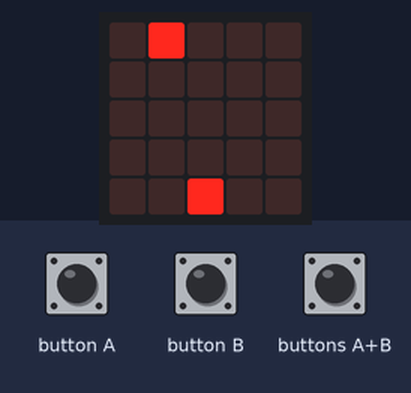
This program was run on a simulated BBC micro:bit (MakeCode). Shown: the board's 5×5 LED display. Inputs (shaded band) come from the test bench. Random numbers come from a fixed seed.

Above: at 8.7 s.
8.8 s: button A pressed for 0.15 s
At 9.3 s:
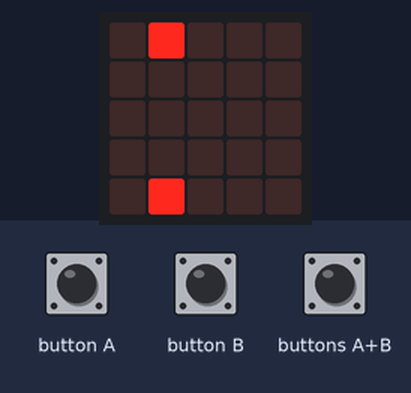
10.4 s: buttons A+B pressed for 0.15 s
At 11.7 s:
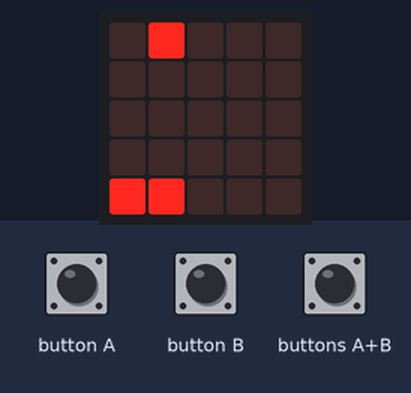
12.0 s: button B pressed for 0.15 s
At 12.9 s:
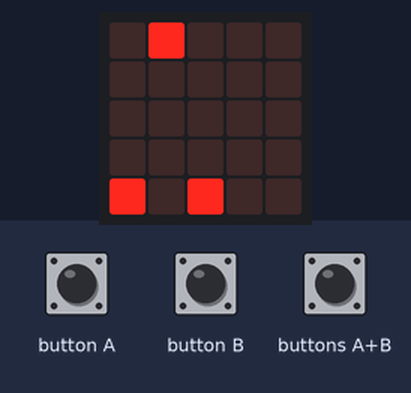
13.6 s: button A pressed for 0.15 s
At 14.2 s:
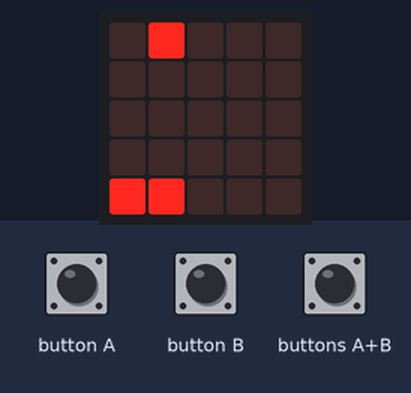
16.7 s: button B pressed for 0.15 s
At 18.81 s:
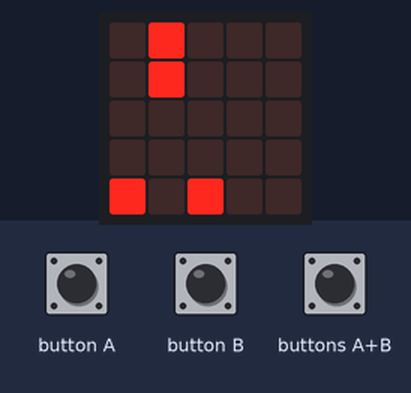
19.8 s: button B pressed for 0.15 s
At 21.3 s:
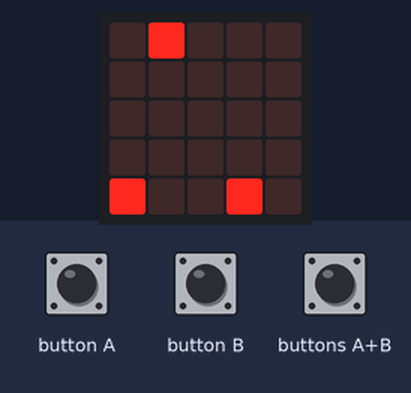
Timing chart, 0 to 22.8 s (numbered marks = the images above; inputs shaded):
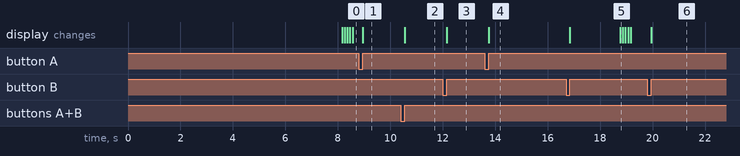

The program:

main.ts
```typescript
input.onButtonPressed(Button.A, function () {
    Spacship.change(LedSpriteProperty.X, -1)
})
input.onButtonPressed(Button.AB, function () {
    Bu = game.createSprite(Spacship.get(LedSpriteProperty.X), Spacship.get(LedSpriteProperty.Y))
    for (let index = 0; index < 4; index++) {
        Bu.move(-4)
        basic.pause(500)
    }
    if (Bu.isTouching(alien)) {
        game.addScore(1)
        alien.set(LedSpriteProperty.X, randint(0, 4))
    }
})
input.onButtonPressed(Button.B, function () {
    Spacship.change(LedSpriteProperty.X, 1)
})
let alien_bullet: game.LedSprite = null
let shoot = 0
let Bu: game.LedSprite = null
let alien: game.LedSprite = null
let Spacship: game.LedSprite = null
Spacship = game.createSprite(2, 4)
alien = game.createSprite(randint(0, 4), 0)
basic.forever(function () {
    shoot = randint(0, 4)
    if (shoot == 1) {
        alien_bullet = game.createSprite(alien.get(LedSpriteProperty.X), alien.get(LedSpriteProperty.Y))
        for (let index = 0; index < 4; index++) {
            alien_bullet.change(LedSpriteProperty.Y, 1)
            basic.pause(100)
        }
        if (alien_bullet.isTouching(Spacship)) {
            game.removeLife(1)
        }
        alien_bullet.delete()
    }
    basic.pause(1000)
})
```

test.ts
```typescript
// 在此处测试；当此软件包作为插件使用时，将不会编译此软件包。
```

Measured:
- after the input at 8.8 s, the display: changes after 0.15 s (image 1)
- after the input at 10.4 s, the display: changes after 0.15 s (image 2)
- after the input at 12.0 s, the display: changes after 0.15 s (image 3)
- after the input at 13.6 s, the display: changes after 0.15 s (image 4)
